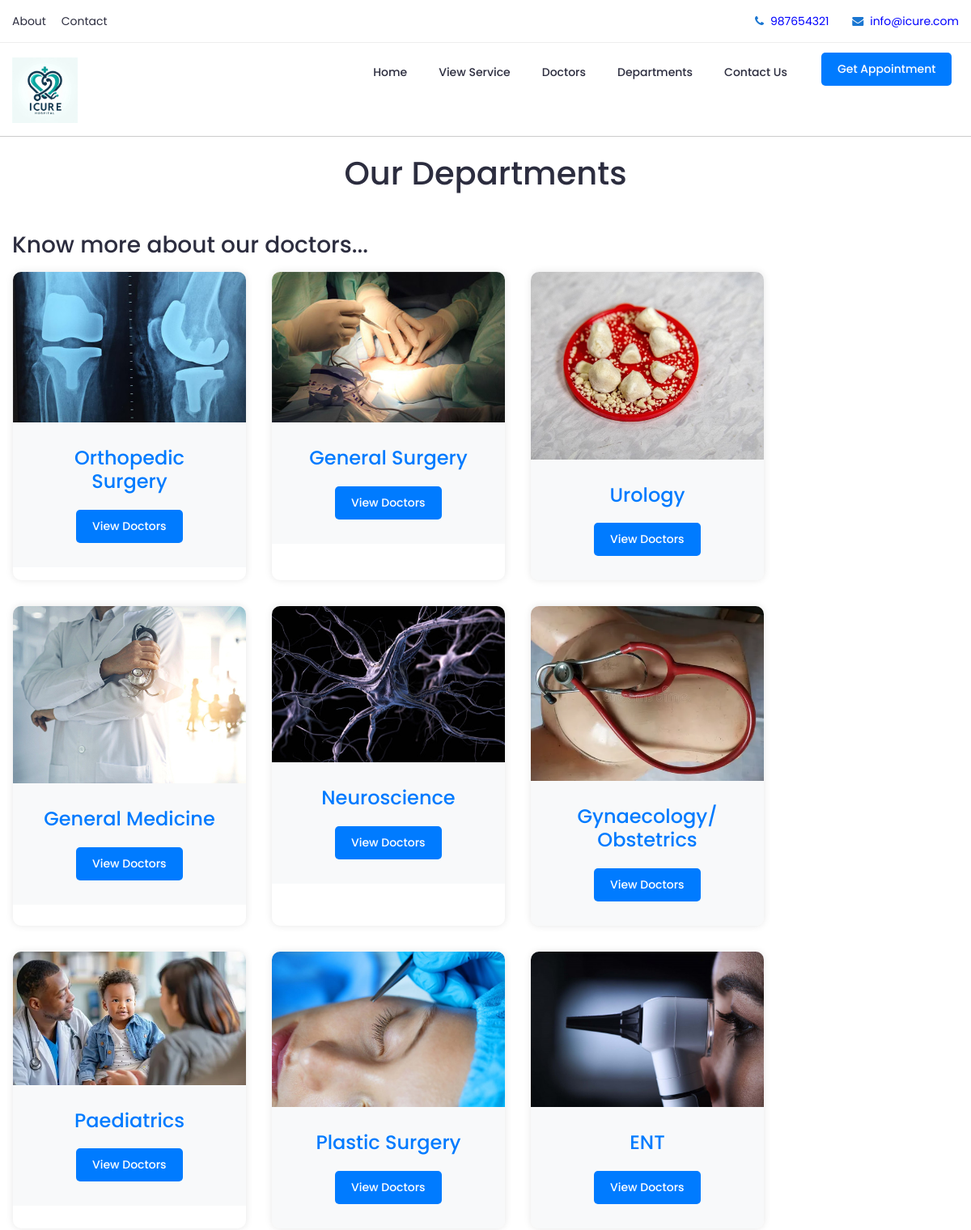
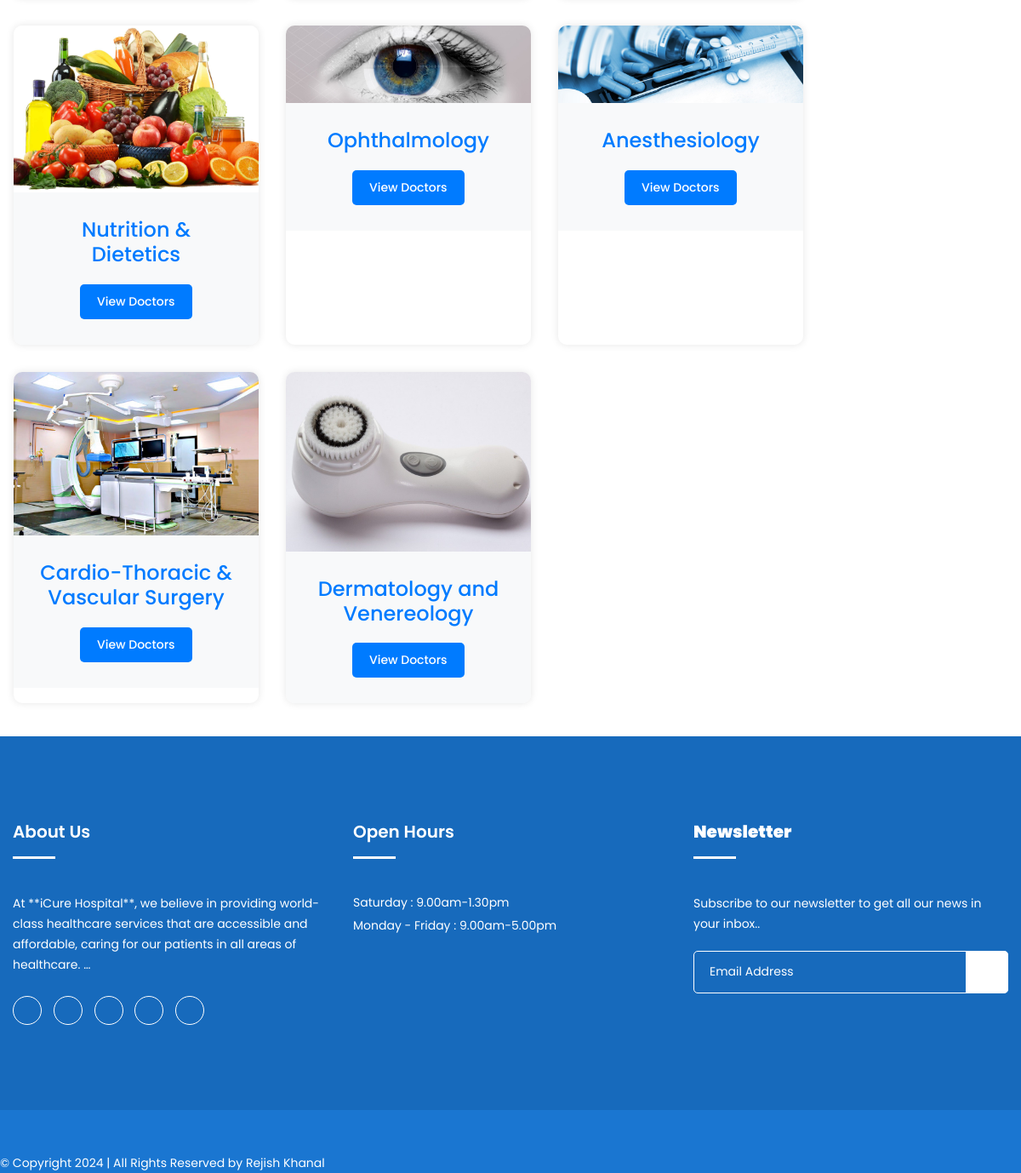
/Departments, run on the app's committed database (2 pictures, top to bottom).
### healthcare/models.py (models this page shows, shortened)
class Setting(models.Model):
    name = models.CharField( max_length=50,unique=True)
    logo = models.ImageField(upload_to=None, height_field=None, width_field=None, max_length=None)
    address = models.CharField( max_length=100,null=True,blank=True)
    phone = models.CharField( max_length=100,null=True,blank=True)
    email = models.CharField( max_length=100,null=True,blank=True)
    facebook = models.CharField( max_length=100,null=True,blank=True)
    twitter = models.CharField( max_length=100,null=True,blank=True)
    instagram = models.CharField( max_length=100,null=True,blank=True)
    linkedin = models.CharField( max_length=100,null=True,blank=True)
    youtube = models.CharField( max_length=100,null=True,blank=True)
    about = RichTextField()
    class Meta:
        verbose_name = 'Setting'
        verbose_name_plural = 'Setting'

class Department(models.Model):
    name = models.CharField(max_length=100)
    image = models.ImageField(upload_to='department/', null=True, blank=True)
    class Meta:
        verbose_name = 'Department'
        verbose_name_plural = 'Departments'

### healthcare/views.py (the view)
# urls.py: path('Departments',views.department,name="department"),
def department(request):
    data={
    'departments': Department.objects.all(),}
    return render(request,'pages/department/department.html',data)

### healthcare/general.py (called while the page is built)
def global_data_pass(request):
    data = {
        'setting':Setting.objects.first(),
    }
    return  data

### healthcare/templates/pages/department/department.html (shortened to what this page needs)
{% extends "layouts/master.html" %}
{% load static %}
{% block content %}
<section>
    <div class="text-center mx-auto mb-5 wow fadeInUp" data-wow-delay="0.1s" style="max-width: 600px;">
        <h1>Our Departments</h1>
    </div>
</section>
<div class="container">
    <div class="row mt-4">
        <div class="col-md-12 ">
            <div class="  wow fadeInUp" data-wow-delay="0.1s">
            <section>
                <div class="services ">
                    <h3>Know more about our doctors...</h3>
                    <div class="row">
                        {% for department in departments %}
                        <div style="display: flex; justify-content: space-around;">
                            <div class="card" style="width: 18rem; margin: 1rem;">
                                <img src="{{ department.image.url }}"  class="card-img-top" >
                                <div class="text-center">
                                    <div class="card-body">
                                        <h5 class="card-title">{{ department.name }}</h5>
                                        <a href="#" class="btn btn-primary">View Doctors</a>
                                    </div>
                                </div>
                            </div>
                        </div>
                        {% endfor %}
                    </div>
                </div>
            </section>
        </div>
        </div>
    </div>
</div>
{% endblock %}

### healthcare/templates/layouts/nav.html
{% load static %}
<section>
    <header class="header">
        <div class="topbar">
            <div class="container">
                <div class="row">
                    <div class="col-lg-6 col-md-5 col-12">
                        <ul class="top-link">
                            <li><a href="{% url 'about' %}">About</a></li>
                            <li><a href="{% url 'contact' %}">Contact</a></li>
                        </ul>
                    </div>
                    <div class="col-lg-6 col-md-7 col-12">
                        <ul class="top-contact">
                            <li><i class="fa fa-phone"></i><a href="tel:{{setting.phone}}"><span>{{setting.phone}}</span></li>
                            <li><i class="fa fa-envelope"></i><a href="mailto:{{setting.email}}"><span>{{setting.email}}</span></a></li>
                        </ul>
                    </div>
                </div>
            </div>
        </div>
        <div class="header-inner">
            <div class="container">
                <div class="inner">
                    <div class="row">
                        <div class="col-lg-3 col-md-3 col-12">
                            <section>
                            <div class="logo">
                                <a href="{% url 'home' %}"><img src="{{ setting.logo.url }}" height="50%" width="30%"></a>
                            </div>
                            </section>
                        </div>
                        <div class="col-lg-7 col-md-9 col-12">
                            <div class="main-menu">
                                <nav class="navigation">
                                    <ul class="nav menu">
                                        <li><a href="{% url 'home' %}">Home</a></li>
                                        <li><a href="{% url 'services' %}">View Service</a></li>
                                        <li><a href="{% url 'doctor' %}">Doctors</a></li>
                                        <li><a href="{% url 'department' %}">Departments</a></li>
                                        <li><a href="{% url 'contact' %}">Contact Us</a></li>
                                    </ul>
                                </nav>
                            </div>
                        </div>
                        <div class="col-lg-2 col-12">
                            <div class="get-quote">
                                <a href="{% url 'appointment' %}" class="btn btn-primary">Get Appointment</a>
                            </div>
                        </div>
                    </div>
                </div>
            </div>
        </div>
        <hr>
</header>
</section>

### healthcare/templates/layouts/footer.html (shortened to what this page needs)
{%load static %}
<footer>
    <br>
    <section class="footer">
    <div class="footer-top">
        <div class="container">
            <div class="row">
                <div class="col-lg-4 col-md-6 col-12">
                    <div class="single-footer">
                        <h2>About Us</h2>
                        <p> {{ setting.about |truncatewords:24 |safe}}</p>
                        <ul class="social">
                            <li><a href="{{setting.facebook}}"><i class="icofont-facebook" alt="Facebook"></i></a></li>
                            <li><a href="{{setting.instagram}}"><i class="icofont-instagram" alt="Instgram"></i></a></li>
                            <li><a href="{{setting.twitter}}"><i class="icofont-twitter"alt="Twitter"></i></a></li>
                            <li><a href="{{setting.linkedin}}"><i class="icofont-linkedin" alt="Linkedin"></i></a></li>
                            <li><a href="{{setting.youtube}}"><i class="icofont-youtube" alt="Youtube"></i></a></li>
                        </ul>
                    </div>
                </div>
                <div class="col-lg-4 col-md-6 col-12">
                    <div class="single-footer">
                        <h2>Open Hours</h2>
                        <ul class="time-sidual">
                            <li class="day">Saturday : 9.00am-1.30pm</li>
                            <li class="day">Monday - Friday : 9.00am-5.00pm </li>
                        </ul>
                    </div>
                </div>
                <div class="col-lg-4 col-md-6 col-12">
                    <div class="single-footer">
                        <h2><b> Newsletter</b></h2>
                        <p>Subscribe to our newsletter to get all our news in your inbox..</p>
                        <form action="mail/mail.php" method="get" target="_blank" class="newsletter-inner">
                            <input name="email" placeholder="Email Address" class="common-input" onfocus="this.placeholder = ''"
                                onblur="this.placeholder = 'Your email address'" required="" type="email">
                            <button class="button"><i class="icofont icofont-paper-plane"></i></button>
                        </form>
                    </div>
                </div>
            </div>
        </div>
    </div>
    <div class="copyright"></div>
        <div class="footer-buttom">
            <div class="container">
                <div class="row">
                    <div class="copyright-content">
                    <p>© Copyright 2024  |  All Rights Reserved by  Rejish Khanal </p>
                    </div>
                    </div>
                </div>
            </div>
    </section>
</footer>

### data on the page
Setting: phone "987654321", email "info@icure.com", logo (picture), about "At **iCure Hospital**, we believe in providing world-class healthcare services that are accessible and affordable, caring for our patients in all areas of healthcare. …"
Department: image (picture), name "Orthopedic Surgery"
Department: image (picture), name "General Surgery"
Department: image (picture), name "Urology"
Department: image (picture), name "General Medicine"
Department: image (picture), name "Neuroscience"
Department: image (picture), name "Gynaecology/ Obstetrics"
Department: image (picture), name "Paediatrics"
Department: image (picture), name "Plastic Surgery"
Department: image (picture), name "ENT"
Department: image (picture), name "Nutrition & Dietetics"
Department: image (picture), name "Ophthalmology"
Department: image (picture), name "Anesthesiology"
Department: image (picture), name "Cardio-Thoracic & Vascular Surgery"
Department: image (picture), name "Dermatology and Venereology"
